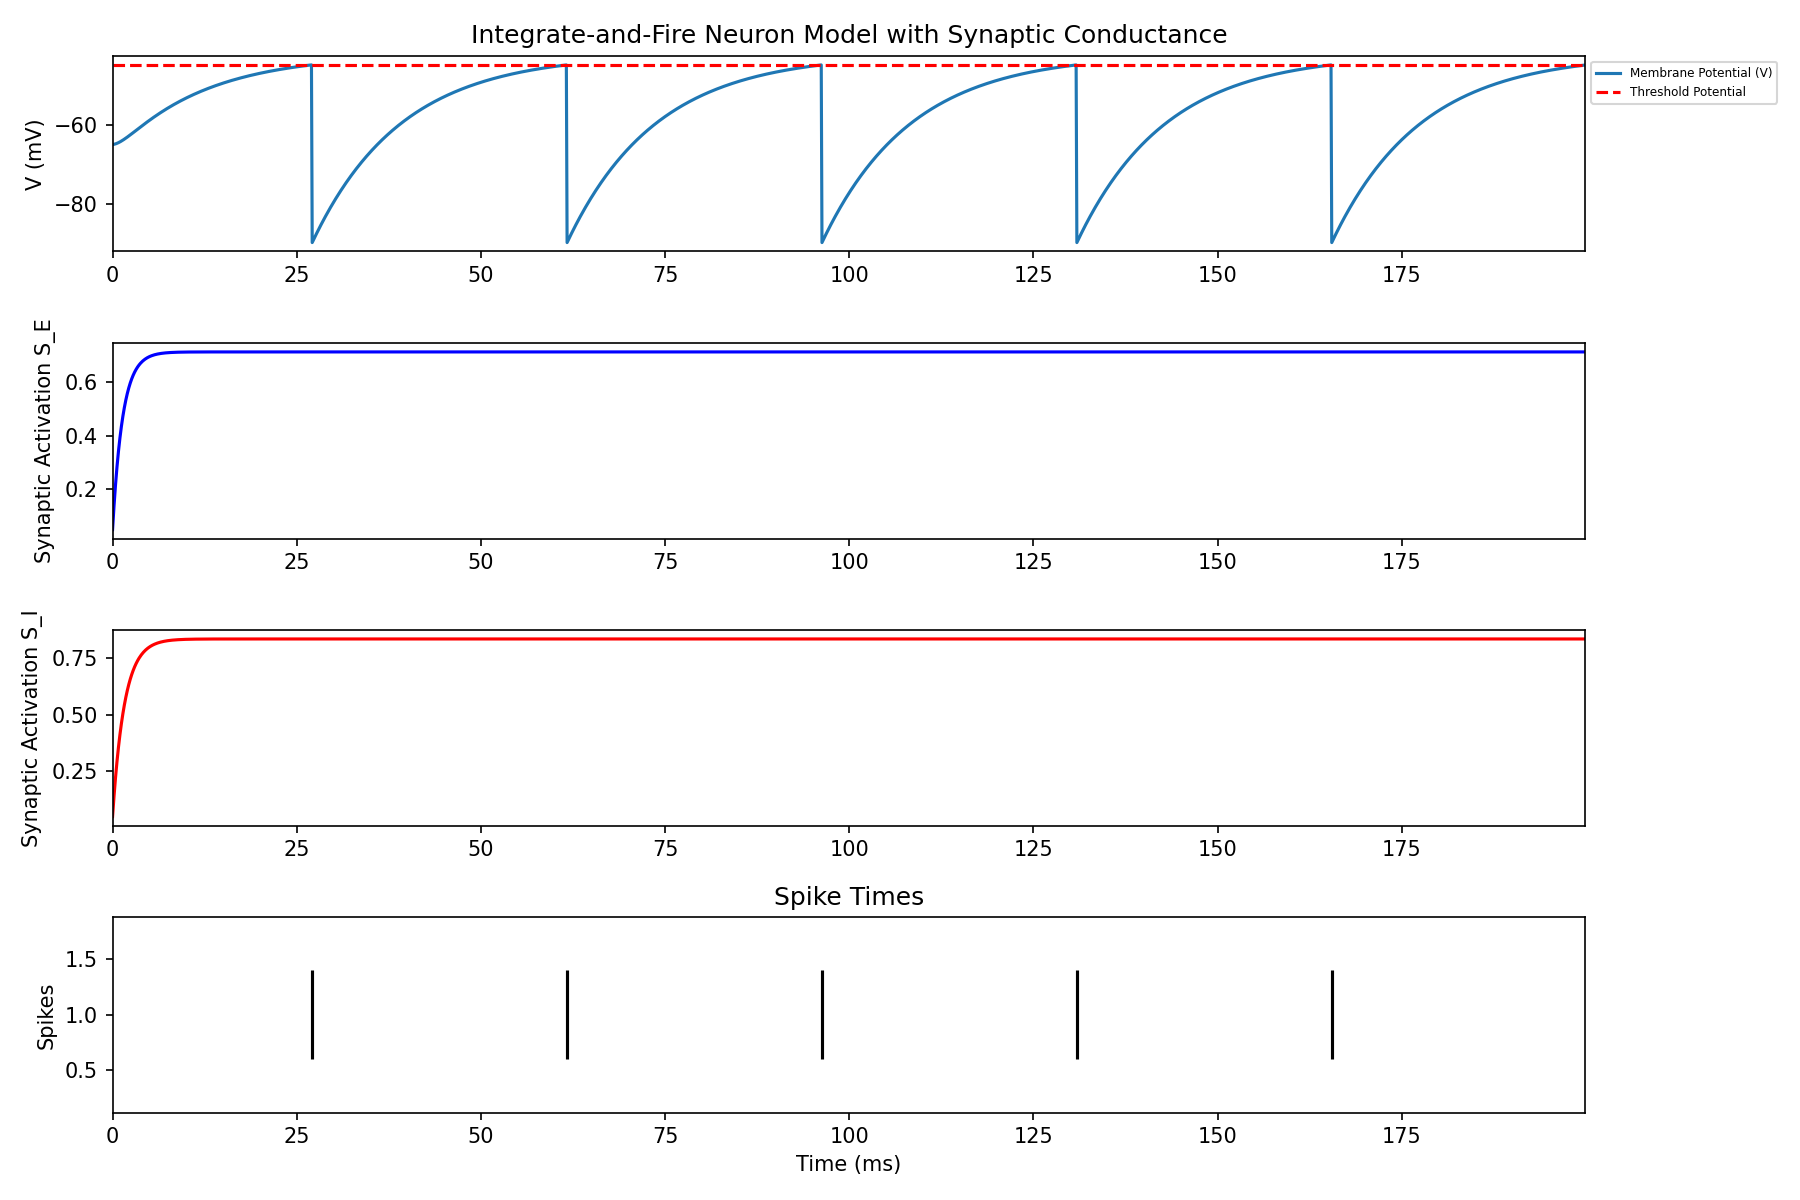

Write the Python code that produced this figure.
#!/usr/bin/env python3
"""
Integrate-and-fire neuron with synaptic conductances.
Runs with default parameters but allows overriding everything via CLI.
Saves figure as if.png in the script directory.
"""

import argparse
import numpy as np
import matplotlib.pyplot as plt
from pathlib import Path


def simulation(V, V_rest, V_th, V_reset, V_inhib,
               w_E, w_I, f_E, f_I,
               S_E, S_I,
               tau_E, tau_I, tau,
               dt, T, with_ap=True):
    """Run neuron simulation and return traces and spike times."""
    time = np.arange(0, T, dt)
    V_trace, S_E_trace, S_I_trace, spike_times = [], [], [], []

    for t in time:
        if (V >= V_th) and with_ap:
            V = V_reset
            spike_times.append(t)

        dS_E = (-S_E / tau_E + (1 - S_E) * f_E) * dt
        dS_I = (-S_I / tau_I + (1 - S_I) * f_I) * dt
        S_E += dS_E
        S_I += dS_I

        dV = (-(V - V_rest) - w_E * S_E * V - w_I * S_I * (V - V_inhib)) / tau * dt
        V += dV

        V_trace.append(V)
        S_E_trace.append(S_E)
        S_I_trace.append(S_I)

    return time, V_trace, S_E_trace, S_I_trace, spike_times


def plot_results(time, V_trace, S_E_trace, S_I_trace, spike_times, V_th, out_path):
    """Plot simulation using original colors and layout."""
    plt.figure(figsize=(12, 8))

    plt.subplot(4, 1, 1)
    plt.plot(time, V_trace, label="Membrane Potential (V)")
    plt.axhline(y=V_th, color='r', linestyle='--', label="Threshold Potential")
    plt.ylabel("V (mV)")
    plt.title("Integrate-and-Fire Neuron Model with Synaptic Conductance")
    plt.xlim(0, time[-1])
    plt.legend(loc='best', bbox_to_anchor=(1, 1), fontsize='xx-small')

    plt.subplot(4, 1, 2)
    plt.plot(time, S_E_trace, color="b")
    plt.xlim(0, time[-1])
    plt.ylabel("Synaptic Activation S_E")

    plt.subplot(4, 1, 3)
    plt.plot(time, S_I_trace, color="r")
    plt.xlim(0, time[-1])
    plt.ylabel("Synaptic Activation S_I")

    plt.subplot(4, 1, 4)
    plt.xlim(0, time[-1])
    plt.eventplot(spike_times, color='black', linelengths=0.8)
    plt.xlabel("Time (ms)")
    plt.ylabel("Spikes")
    plt.title("Spike Times")

    plt.tight_layout()
    plt.savefig(out_path, dpi=150)
    plt.close()


def parse_args():
    p = argparse.ArgumentParser(
        description="Integrate-and-fire neuron simulation with synaptic conductances."
    )
    p.add_argument("--T", type=float, default=200.0,
                   help="simulation duration (ms)")
    p.add_argument("--dt", type=float, default=0.1,
                   help="time step (ms)")
    p.add_argument("--V_rest", type=float, default=-65.0,
                   help="resting membrane potential")
    p.add_argument("--V_inhib", type=float, default=-60.0,
                   help="inhibitory reversal potential")
    p.add_argument("--V_th", type=float, default=-45.0,
                   help="spike threshold potential")
    p.add_argument("--V_reset", type=float, default=-90.0,
                   help="reset value after spike")
    p.add_argument("--tau", type=float, default=20.0,
                   help="membrane time constant")
    p.add_argument("--tau_E", type=float, default=5.0,
                   help="excitatory synaptic time constant")
    p.add_argument("--tau_I", type=float, default=10.0,
                   help="inhibitory synaptic time constant")
    p.add_argument("--w_E", type=float, default=0.8,
                   help="excitatory synaptic weight")
    p.add_argument("--w_I", type=float, default=0.1,
                   help="inhibitory synaptic weight")
    p.add_argument("--f_E", type=float, default=0.5,
                   help="excitatory input activation rate")
    p.add_argument("--f_I", type=float, default=0.5,
                   help="inhibitory input activation rate")
    p.add_argument("--no_ap", action="store_true",
                   help="disable action potentials")

    return p.parse_args()


def main():
    print("Starting simulation...")

    args = parse_args()
    print("Parameters loaded.")

    V = args.V_rest
    S_E = 0.0
    S_I = 0.0

    print("Running dynamics...")
    time, V_trace, S_E_trace, S_I_trace, spike_times = simulation(
        V, args.V_rest, args.V_th, args.V_reset, args.V_inhib,
        args.w_E, args.w_I, args.f_E, args.f_I,
        S_E, S_I, args.tau_E, args.tau_I, args.tau,
        args.dt, args.T,
        with_ap=not args.no_ap
    )

    out_path = Path(__file__).resolve().parent / "if.png"
    print(f"Plotting and saving figure to {out_path} ...")
    plot_results(time, V_trace, S_E_trace, S_I_trace, spike_times, args.V_th, out_path)

    print("Done.")


if __name__ == "__main__":
    main()
